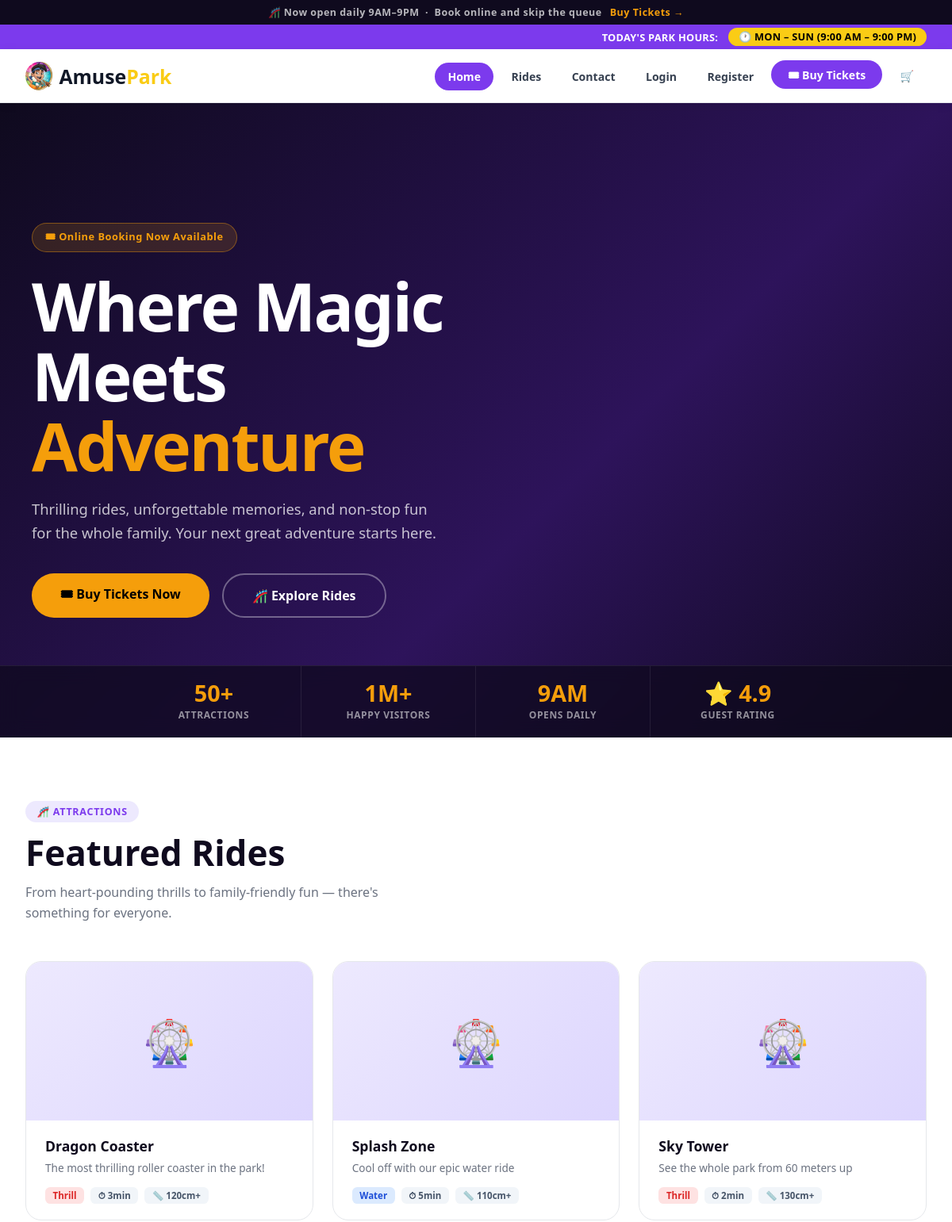
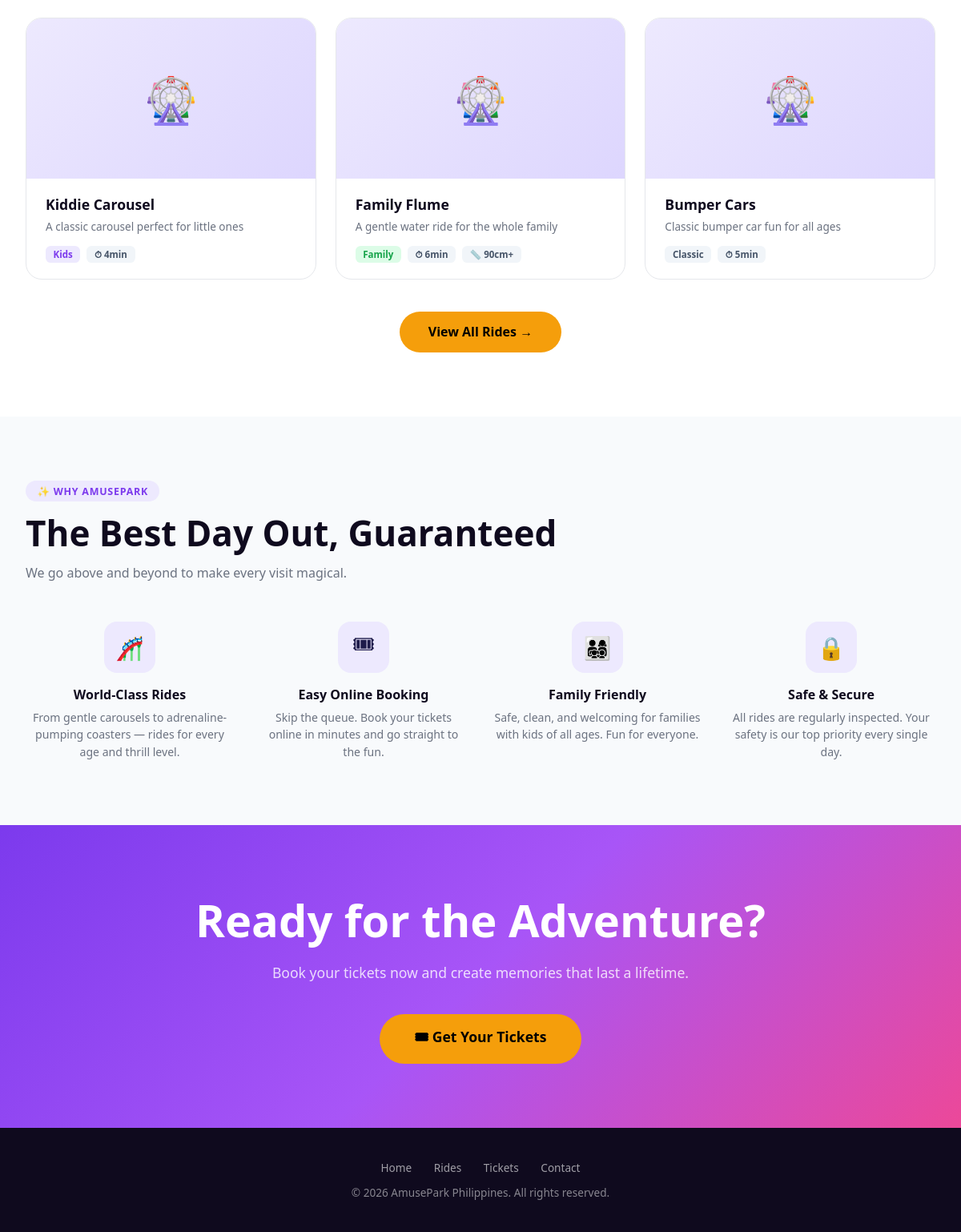
The page / on the database its author committed (2 pictures, top to bottom).
### tables this page shows
CREATE TABLE rides (
  id INT AUTO_INCREMENT PRIMARY KEY,
  name VARCHAR(150) NOT NULL,
  description TEXT,
  category ENUM('Thrill','Family','Kids','Water','Classic') DEFAULT 'Family',
  status ENUM('Open','Closed','Maintenance') DEFAULT 'Open',
  duration_minutes INT,
  min_height_cm INT,
  max_capacity INT,
  price DECIMAL(10,2) NOT NULL DEFAULT 0,
  image_url LONGTEXT,
  is_featured TINYINT(1) DEFAULT 0,
  created_at DATETIME DEFAULT CURRENT_TIMESTAMP,
  updated_at DATETIME DEFAULT CURRENT_TIMESTAMP ON UPDATE CURRENT_TIMESTAMP
);

### config.php (called while the page is built, shortened)
<?php
function e(?string $value): string
{
    return htmlspecialchars((string)$value, ENT_QUOTES | ENT_SUBSTITUTE, 'UTF-8');
}

### index.php (the view, shortened to what this page needs)
<?php
require_once __DIR__ . '/lib/layout.php';
$pdo  = db();
$featuredRides    = [];
try {
    $featuredRides = $pdo->query("SELECT * FROM rides WHERE status='Open' ORDER BY is_featured DESC, id ASC LIMIT 6")->fetchAll();
} catch (Throwable $e) {}
?>
<!DOCTYPE html>
<html lang="en">
<head>
  <link rel="stylesheet" href="css/style.css"/>
</head>
<body>
<div class="ap-topbar">
  🎢 Now open daily 9AM–9PM &nbsp;·&nbsp; Book online and skip the queue
  <a href="tickets.php">Buy Tickets →</a>
</div>
<section class="ap-hero">
  <div class="ap-hero-bg">
    <video autoplay muted loop playsinline>
      <source src="hero.mp4.mp4" type="video/mp4" />
    </video>
  </div>
  <div class="ap-hero-overlay"></div>
  <div class="ap-hero-content">
    <div class="ap-hero-badge">🎟 Online Booking Now Available</div>
    <h1>Where Magic<br>Meets <span>Adventure</span></h1>
    <p>Thrilling rides, unforgettable memories, and non-stop fun for the whole family. Your next great adventure starts here.</p>
    <div class="ap-hero-btns">
      <a href="tickets.php" class="ap-btn-gold">🎟 Buy Tickets Now</a>
      <a href="rides.php" class="ap-btn-outline">🎢 Explore Rides</a>
    </div>
  </div>
  <div class="ap-hero-stats">
    <div class="ap-hero-stat">
      <div class="ap-hero-stat-val">50+</div>
      <div class="ap-hero-stat-lbl">Attractions</div>
    </div>
    <div class="ap-hero-stat">
      <div class="ap-hero-stat-val">1M+</div>
      <div class="ap-hero-stat-lbl">Happy Visitors</div>
    </div>
    <div class="ap-hero-stat">
      <div class="ap-hero-stat-val">9AM</div>
      <div class="ap-hero-stat-lbl">Opens Daily</div>
    </div>
    <div class="ap-hero-stat">
      <div class="ap-hero-stat-val">⭐ 4.9</div>
      <div class="ap-hero-stat-lbl">Guest Rating</div>
    </div>
  </div>
</section>
<section class="ap-section">
  <div class="ap-section-inner">
    <div class="ap-section-label">🎢 Attractions</div>
    <h2 class="ap-section-title">Featured Rides</h2>
    <p class="ap-section-sub">From heart-pounding thrills to family-friendly fun — there's something for everyone.</p>
    <?php if (count($featuredRides) > 0): ?>
      <div class="ap-rides-grid">
        <?php
          $catTag = ['Thrill'=>'tag-thrill','Family'=>'tag-family','Kids'=>'tag-kids','Water'=>'tag-water','Classic'=>'tag-classic'];
          foreach ($featuredRides as $r):
            $cat = (string)($r['category'] ?? '');
        ?>
          <div class="ap-ride-card">
            <?php if (!empty($r['image_url'])): ?>
              <img class="ap-ride-img" src="<?= e($r['image_url']) ?>" alt="<?= e($r['name']) ?>" loading="lazy" />
            <?php else: ?>
              <div class="ap-ride-img-placeholder">🎡</div>
            <?php endif; ?>
            <div class="ap-ride-body">
              <div class="ap-ride-name"><?= e($r['name']) ?></div>
              <div class="ap-ride-desc"><?= e($r['description'] ?: 'An exciting ride experience awaits you.') ?></div>
              <div class="ap-ride-meta">
                <?php if ($cat): ?>
                  <span class="ap-ride-tag <?= $catTag[$cat] ?? 'tag-classic' ?>"><?= e($cat) ?></span>
                <?php endif; ?>
                <?php if (!empty($r['duration_minutes'])): ?>
                  <span class="ap-ride-tag tag-classic">⏱ <?= (int)$r['duration_minutes'] ?>min</span>
                <?php endif; ?>
                <?php if (!empty($r['min_height_cm'])): ?>
                  <span class="ap-ride-tag tag-classic">📏 <?= (int)$r['min_height_cm'] ?>cm+</span>
                <?php endif; ?>
              </div>
            </div>
          </div>
        <?php endforeach; ?>
      </div>
      <div style="text-align:center;margin-top:2.5rem;">
        <a href="rides.php" class="ap-btn-gold" style="display:inline-flex;">View All Rides →</a>
      </div>
    <?php endif; ?>
  </div>
</section>
<section class="ap-section" style="background:#f8fafc;">
  <div class="ap-section-inner">
    <div class="ap-section-label">✨ Why AmusePark</div>
    <h2 class="ap-section-title">The Best Day Out, Guaranteed</h2>
    <p class="ap-section-sub">We go above and beyond to make every visit magical.</p>
    <div class="ap-why-grid">
      <div class="ap-why-card">
        <div class="ap-why-icon">🎢</div>
        <div class="ap-why-title">World-Class Rides</div>
        <div class="ap-why-desc">From gentle carousels to adrenaline-pumping coasters — rides for every age and thrill level.</div>
      </div>
      <div class="ap-why-card">
        <div class="ap-why-icon">🎟</div>
        <div class="ap-why-title">Easy Online Booking</div>
        <div class="ap-why-desc">Skip the queue. Book your tickets online in minutes and go straight to the fun.</div>
      </div>
      <div class="ap-why-card">
        <div class="ap-why-icon">👨‍👩‍👧‍👦</div>
        <div class="ap-why-title">Family Friendly</div>
        <div class="ap-why-desc">Safe, clean, and welcoming for families with kids of all ages. Fun for everyone.</div>
      </div>
      <div class="ap-why-card">
        <div class="ap-why-icon">🔒</div>
        <div class="ap-why-title">Safe & Secure</div>
        <div class="ap-why-desc">All rides are regularly inspected. Your safety is our top priority every single day.</div>
      </div>
    </div>
  </div>
</section>
<section class="ap-cta">
  <h2>Ready for the Adventure?</h2>
  <p>Book your tickets now and create memories that last a lifetime.</p>
  <a href="tickets.php" class="ap-btn-gold" style="font-size:1.1rem;padding:1rem 2.75rem;">🎟 Get Your Tickets</a>
</section>
<footer class="ap-footer">
  <p style="margin:0 0 .75rem;">
    <a href="index.php">Home</a>
    <a href="rides.php">Rides</a>
    <a href="tickets.php">Tickets</a>
    <a href="contact.php">Contact</a>
  </p>
  <p style="margin:0;">© <?= date('Y') ?> AmusePark Philippines. All rights reserved.</p>
</footer>
</body>
</html>

### css/style.css (style rules this page uses)
* { margin: 0; padding: 0; box-sizing: border-box; }
body { font-family: 'Segoe UI', sans-serif; background: #f9fafb; color: #111827; }

### rows shown on the page
rides: name "Dragon Coaster", description "The most thrilling roller coaster in the park!", category "Thrill", duration_minutes "3", min_height_cm "120"
rides: name "Splash Zone", description "Cool off with our epic water ride", category "Water", duration_minutes "5", min_height_cm "110"
rides: name "Sky Tower", description "See the whole park from 60 meters up", category "Thrill", duration_minutes "2", min_height_cm "130"
rides: name "Kiddie Carousel", description "A classic carousel perfect for little ones", category "Kids", duration_minutes "4"
rides: name "Family Flume", description "A gentle water ride for the whole family", category "Family", duration_minutes "6", min_height_cm "90"
rides: name "Bumper Cars", description "Classic bumper car fun for all ages", category "Classic", duration_minutes "5"
